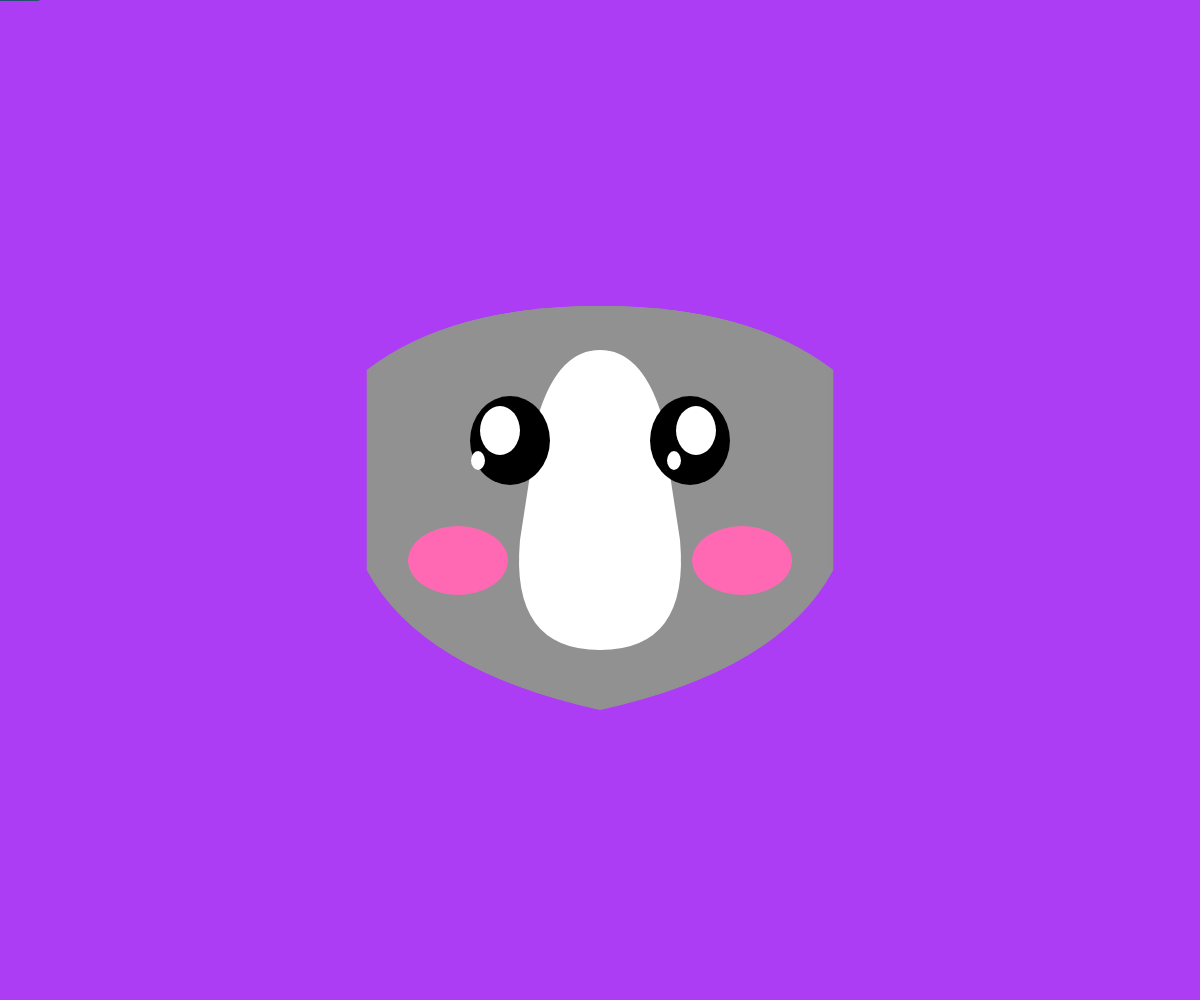
Frame 1 (no input)
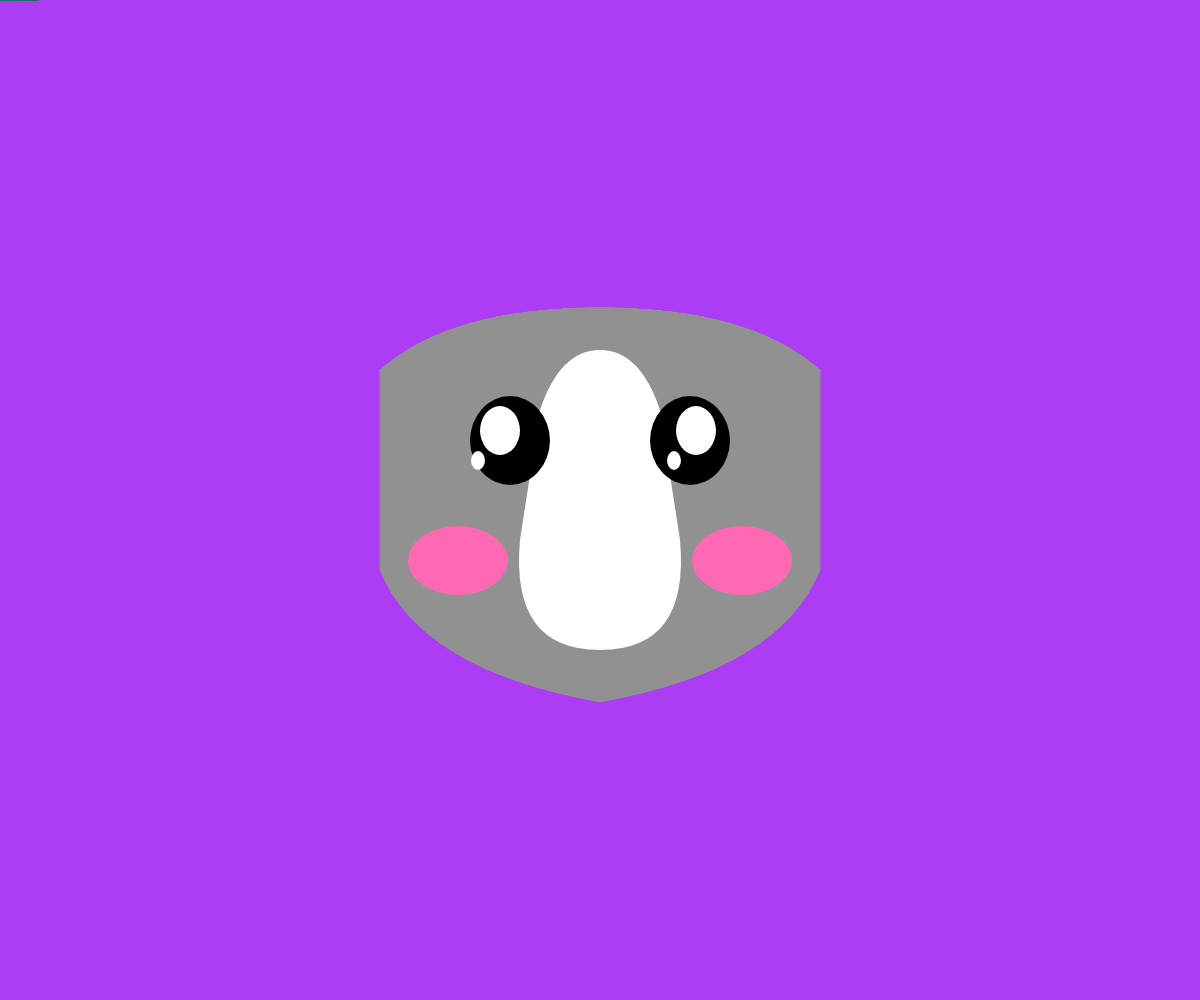
Frame 60 (no input)
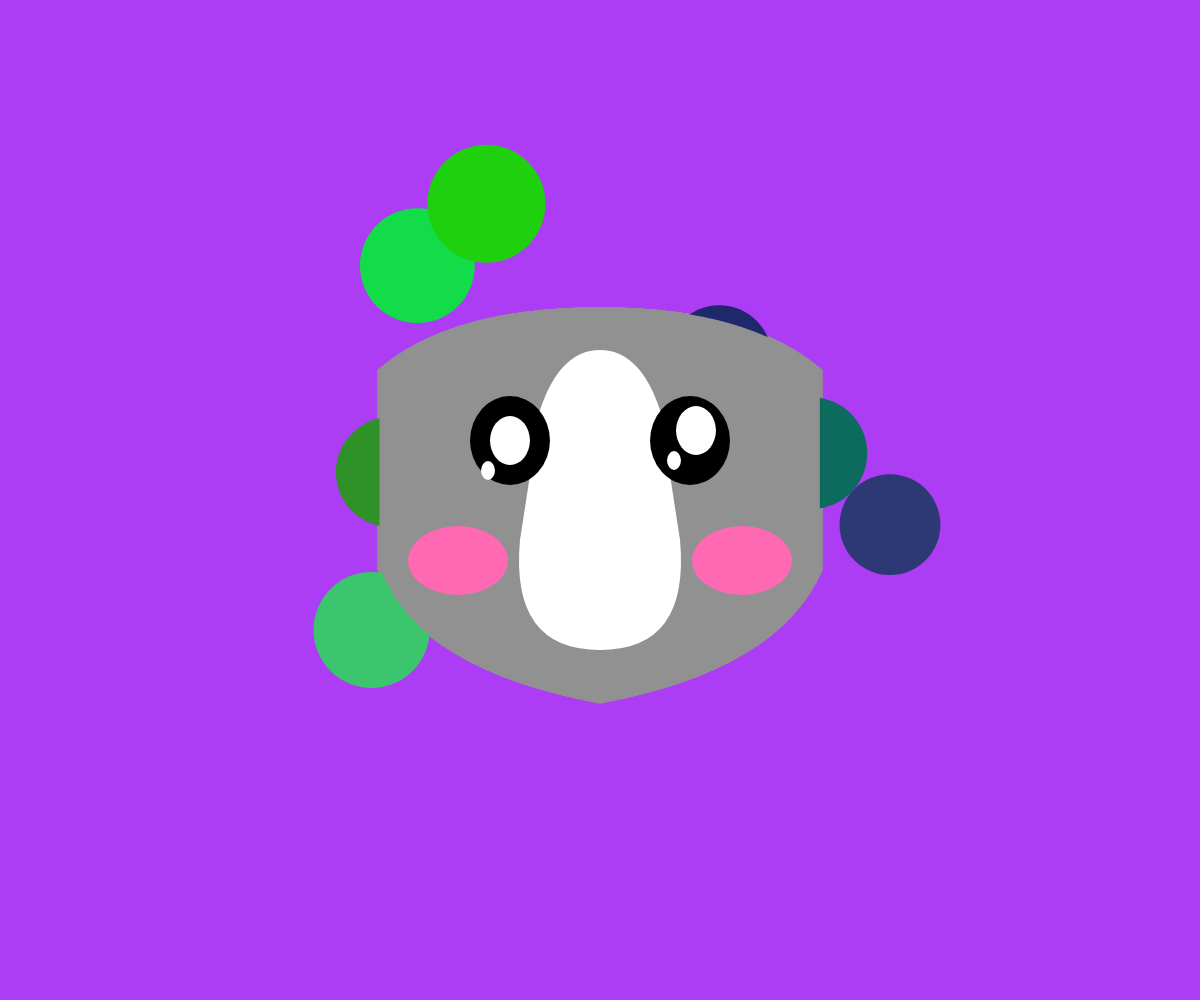
Frame 120 (the mouse pressed at the canvas centre since frame 60)

The p5.js sketch that drew these frames (run headless with seeded random() and noise() and a simulated clock; from frame 60 on, the mouse is pressed at the canvas centre):

// p5.js sketch
// ── sketch.js
//https://p5js.org
//INITIALISATION

// USE THIS FOR ONSCREEN TOGGLE BUTTONS
// var set_forehead_point = 250;
// var set_head = 180;
// var set_body_top_s = 180;
// var set_body_w_l = 0;
// var set_body_w_r = 200;
// var set_chin_curve_s = 100;
// var set_chin_point = 0;
// var set_chin_curve = 100;
// var set_chin_curve_l = 180;
// var set_chin_curve_r = 180;


// w = width, l = left, r = right, sp = start point, s = size
// Face, Manual Modification Variable
var mod_forehead_point = -80;
var mod_forehead_curve_r = 150;
var mod_forehead_curve_l = 150;
var mod_head = 70;
var mod_body_top_s = 130;
var mod_body_w_l = 0;
var mod_body_w_r = 0;
var mod_chin_point = -30;
var mod_chin_curve_s = 100 + mod_head;
var mod_chin_curve_l = 180;
var mod_chin_curve_r = 180;

// Face, variables that link to "noise" related functions
var forehead_point;
var forehead_curve_r = 0;
var forehead_curve_l = 0;
var chin_point;
var head = 0;
var body_top_s = 0;
var body_w_l = 0;
var body_w_r = 0;
var chin_curve_s = 0;
var chin_curve_l = 0;
var chin_curve_r = 0;

// Face, Manual Modification Variable
var mod_nose_forehead_point = 150;
var mod_nose_forehead_curve_r = 40;
var mod_nose_forehead_curve_l = 40;
var mod_nose_head = 40;
var mod_nose_body_top_s = 90;
var mod_nose_body_w_l = 60;
var mod_nose_body_w_r = 60;
var mod_nose_body_w_l_bot = 20;
var mod_nose_body_w_r_bot = 20;
var mod_nose_chin_point = 0;
var mod_nose_chin_curve_s = 80 + mod_head;
var mod_nose_chin_curve_l = 90;
var mod_nose_chin_curve_r = 90;

// Nose, variables that link to "noise" related functions
var nose_forehead_point = 0;
var nose_forehead_curve_r = 0;
var nose_forehead_curve_l = 0;
var nose_chin_point = 0;
var nose_head = 0;
var nose_body_top_s = 0;
var nose_body_w_l = 0;
var nose_body_w_r = 0;
var nose_body_w_l_bot = 0;
var nose_body_w_r_bot = 0;
var nose_chin_curve_s = 0;
var nose_chin_curve_l = 0;
var nose_chin_curve_r = 0;

// Eye, Pupil, Reflect, Manual Modification Variable

// Right,
var eye_r_w = 0;
var eye_r_top_h = 0;
var eye_r_bot_h = 0;

// Left,
var eye_l_w = 0;
var eye_l_top_h = 0;
var eye_l_bot_h = 0;

// Pupil,
var pupil_r_w = 0;
var pupil_r_top_h = 0;
var pupil_r_bot_h = 0;

var pupil_l_w = 0;
var pupil_l_top_h = 0;
var pupil_l_bot_h = 0;

// Reflect, value set onto both Left and right
var reflect_r_w = 0;
var reflect_r_top_h = 0;
var reflect_r_bot_h = 0;

// Cheek, Left side
var cheek_l_w = 0;
var cheek_l_top_h = 0;
var cheek_l_bot_h = 0;

// Cheek, right side
var cheek_r_w = 0;
var cheek_r_top_h = 0;
var cheek_r_bot_h = 0;



var reflect_l_w = 0;
var reflect_l_top_h = 0;
var reflect_l_bot_h = 0;

// Eye, Pupil, Reflect, Cheek, variables that link to "noise" related functions
var mod_eye_r_w = 80;
var mod_eye_r_top_h = 90;
var mod_eye_r_bot_h = 90;

var mod_pupil_r_w = 40;
var mod_pupil_r_top_h = 50;
var mod_pupil_r_bot_h = 50;

var mod_reflect_r_w = 14;
var mod_reflect_r_top_h = 20;
var mod_reflect_r_bot_h = 20;

var mod_cheek_l_w = 100;
var mod_cheek_l_top_h = 70;
var mod_cheek_l_bot_h = 70;

var mod_cheek_r_w = 100;
var mod_cheek_r_top_h = 70;
var mod_cheek_r_bot_h = 70;

// l = left, r = right, w = width, h = height, top = toop, bot = bottom, mod = modification


var mod_eye_l_w = 80;
var mod_eye_l_top_h = 90;
var mod_eye_l_bot_h = 90;

var mod_pupil_l_w = 40;
var mod_pupil_l_top_h = 50;
var mod_pupil_l_bot_h = 50;


var mod_reflect_l_w = 14;
var mod_reflect_l_top_h = 20;
var mod_reflect_l_bot_h = 20;

// Cheek Variables

// EYES
// LEFT


// Generic Variables
var smile_w = 0;
var xo = 0;
let angle = 0;

// Circle Arrays
let circleArray = [];
let arraySize = 10;


function setup() {
  // Creating a canvas according to size of the width and height of the window.
  canvas = createCanvas(windowWidth, windowHeight);
  //A for loop that creates "x" amount of circles.
  //Random functions are used here to change the set size of the circles.
  //Arrays provide an infinte number of possible circles dependant on the size of the array.
  for (let i=0; i< 10; i++){
    circleArray[i] = new Circle(width/2, height/2, random(-5, 5), random(-5, 5), random(10, 50));
  }
  // Specifying what measurements I'll be using
  angleMode(DEGREES);

  smile_w = random (70,150);
}

//RENDERING
function draw() {
  infinteCircles();
  background(173, 60, 245);
  for (let i=0; i<circleArray.length; i++){
    circleArray[i].moveFunction();
    circleArray[i].displayCircle();
  //Given "xo" a value.
  xo += 0.02;
  // BACKGROUND COLOUR


  //shapes
  ellipse(mouseX, mouseY, 80, map(mouseY, 0, height, 1, 80));

  //Function Calls
  moveme();




  //Most of my shapes are made of vertex based shapes. A initially used curveVertex to create the face but found that it didn't suit my idea. Luckily quadraticVertex saved my idea. I was able to combine curves and straight lines on in one shape which alloed me to create orginal shapes for the face. Another great thing which quadraticVertex have is the customisations of any dimension (a mixture of pivot poitns, and plain simple straight lines with the vertex function). After some heavy thinking I decided to make all the shapes as customisable as possibe. By the amount of variables I've added, I would be able to create a realistic motion of the Koala.

  //FACE
  beginShape();
  strokeWeight(20);
  point((windowWidth / 2), (windowHeight / 2));
  strokeWeight(8);
  fill(145, 145, 145)
  vertex((windowWidth / 2) - body_w_l - mod_body_w_l, (windowHeight / 2) + head + mod_head);

  quadraticVertex((windowWidth / 2) - chin_curve_l - mod_chin_curve_l, (windowHeight / 2) + chin_curve_s + mod_chin_curve_s, windowWidth / 2, (windowHeight / 2) + chin_curve_s + mod_chin_curve_s - chin_point + mod_chin_point);
  quadraticVertex((windowWidth / 2) + chin_curve_r + mod_chin_curve_r, (windowHeight / 2) + chin_curve_s + mod_chin_curve_s, (windowWidth / 2) + body_w_r + mod_body_w_r, (windowHeight / 2) + head + mod_head);

  vertex((windowWidth / 2) + body_w_r + mod_body_w_r, (windowHeight / 2) - body_top_s - mod_body_top_s);

  quadraticVertex((windowWidth / 2) + forehead_curve_r + mod_forehead_curve_r, (windowHeight / 2) - forehead_point - mod_forehead_point, windowWidth / 2, (windowHeight / 2) - forehead_point - mod_forehead_point);
  quadraticVertex((windowWidth / 2) - forehead_curve_l - mod_forehead_curve_l, (windowHeight / 2) - forehead_point - mod_forehead_point, (windowWidth / 2) - body_w_l - mod_body_w_l, (windowHeight / 2) - body_top_s -mod_body_top_s);

  vertex((windowWidth / 2) - body_w_l - mod_body_w_l, (windowHeight / 2) + head + mod_head);

  endShape();

  // I reused the "face" shape sinc it had similar sides, curves so reusing it would save time. 
  //NOSE
  beginShape();
  strokeWeight(20);
  point((windowWidth / 2), (windowHeight / 2));
  strokeWeight(8);
  fill(255, 255, 255);

  vertex((windowWidth / 2) - nose_body_w_l - mod_nose_body_w_l - nose_body_w_l_bot - mod_nose_body_w_l_bot, (windowHeight / 2) + nose_head + mod_nose_head);

  quadraticVertex((windowWidth / 2) - nose_chin_curve_l - mod_nose_chin_curve_l, (windowHeight / 2) + nose_chin_curve_s + mod_nose_chin_curve_s, windowWidth / 2, (windowHeight / 2) + nose_chin_curve_s + mod_nose_chin_curve_s - nose_chin_point + mod_nose_chin_point);
  quadraticVertex((windowWidth / 2) + nose_chin_curve_r + mod_nose_chin_curve_r, (windowHeight / 2) + nose_chin_curve_s + mod_nose_chin_curve_s, (windowWidth / 2) + nose_body_w_r + mod_nose_body_w_r + nose_body_w_r_bot + mod_nose_body_w_r_bot, (windowHeight / 2) + nose_head + mod_nose_head);

  vertex((windowWidth / 2) + nose_body_w_r + mod_nose_body_w_r, (windowHeight / 2) - nose_body_top_s - mod_nose_body_top_s);

  quadraticVertex((windowWidth / 2) + nose_forehead_curve_r + mod_nose_forehead_curve_r, (windowHeight / 2) - nose_forehead_point - mod_nose_forehead_point, windowWidth / 2, (windowHeight / 2) - nose_forehead_point - mod_nose_forehead_point);
  quadraticVertex((windowWidth / 2) - nose_forehead_curve_l - mod_nose_forehead_curve_l, (windowHeight / 2) - nose_forehead_point - mod_nose_forehead_point, (windowWidth / 2) - nose_body_w_l - mod_nose_body_w_l, (windowHeight / 2) - nose_body_top_s - mod_nose_body_top_s);

  vertex((windowWidth / 2) - nose_body_w_l - mod_nose_body_w_l - nose_body_w_l_bot - mod_nose_body_w_l_bot, (windowHeight / 2) + nose_head + mod_nose_head);

  endShape();


  // LEFT EYE
  // Translate moves the point of origin.
  // Using the translate function here has helped me group together different shapes, in this instance I have two arc's which are being drawn from the same point on the axis.

  push();
  translate((windowWidth / 2) - 90, (windowHeight / 2) - 60)
  strokeWeight(0);
  fill(0, 0, 0);
  rotate();
  angle = angle + 20;
  //PUPILS
  // The reason i've used two shapes to form a circle rather then an a single ellipse is so that I have more customisation over the entire shape which will help me make the motion seem more natural.
  // I've included two variables for each parameter I want to manage. One is for random/noise and the other will be my overide toggle to shape the eye.

  // EYE
  // TOP
  arc(0, 1, eye_l_w + mod_eye_l_w, eye_l_top_h + mod_eye_l_top_h, 180, 360, OPEN);
  // BOTTOM
  arc(0, 0, eye_l_w + mod_eye_l_w, eye_l_bot_h + mod_eye_l_bot_h, 0, 180, OPEN);

  var mapEyeX = map(mouseX, 0, width, -10, 10);
  var mapEyeY = map(mouseY, 0, height, -10, 10);

  // PUPIL
  translate(mapEyeX, mapEyeY);
  fill(255, 255, 255);
  // TOP
  arc(0, 1, pupil_l_w + mod_pupil_l_w, pupil_l_top_h + mod_pupil_l_top_h, 180, 360, OPEN);
  // BOTTOM
  arc(0, 0, pupil_l_w + mod_pupil_l_w, pupil_l_bot_h + mod_pupil_l_bot_h, 0, 180, OPEN);

  //REFLECT
  translate(-22,30)
  fill(255,255,255);
  // TOP
  arc(0, 1, reflect_l_w + mod_reflect_l_w, reflect_l_top_h + mod_reflect_l_top_h, 180, 360, OPEN);
  // BOTTOM
  arc(0, 0, reflect_l_w + mod_reflect_l_w, reflect_l_bot_h + mod_reflect_l_bot_h, 0, 180, OPEN);
  pop();

  push();
  // RIGHT EYE
  // Translate moves the point of origin.
  // Using the translate function here has helped me group together different shapes, in this instance I have two arc's which are being drawn from the same point on the axis.

  // l = left, r = right, w = width, h = height, top = toop, bot = bottom, mod = modification

  translate((windowWidth / 2) + 90, (windowHeight / 2) - 60)
  strokeWeight(0);
  fill(0, 0, 0);
  rotate();
  angle = angle + 301;

  //PUPILS
  // The reason i've used two shapes to form a circle rather then an a single ellipse is so that I have more customisation over the entire shape which will help me make the motion seem more natural.
  // I've included two variables for each parameter I want to manage. One is for random/noise and the other will be my overide toggle to shape the eye.

  // EYE
  // TOP
  arc(0, 1, eye_r_w + mod_eye_r_w, eye_r_top_h + mod_eye_r_top_h, 180, 360, OPEN);
  // BOTTOM
  arc(0, 0, eye_r_w + mod_eye_r_w, eye_r_bot_h + mod_eye_r_bot_h, 0, 180, OPEN);

  // PUPIL
  translate(6,-10);
  fill(255, 255, 255);
  // TOP
  arc(0, 1, pupil_r_w + mod_pupil_r_w, pupil_r_top_h + mod_pupil_r_top_h, 180, 360, OPEN);
  // BOTTOM
  arc(0, 0, pupil_r_w + mod_pupil_r_w, pupil_r_bot_h + mod_pupil_r_bot_h, 0, 180, OPEN);

  //REFLECT
  translate(-22,30)
  fill(255,255,255);
  // TOP
  arc(0, 1, reflect_r_w + mod_reflect_r_w, reflect_r_top_h + mod_reflect_r_top_h, 180, 360, OPEN);
  // BOTTOM
  arc(0, 0, reflect_r_w + mod_reflect_r_w, reflect_r_bot_h + mod_reflect_r_bot_h, 0, 180, OPEN);
  pop();

  // PINK CHEEKS
  push();


  translate((windowWidth / 2) - 142, (windowHeight / 2) + 60)
  strokeWeight(0);
  fill(255, 105, 180);
  rotate();
  angle = angle + 20;
  // TOP
  arc(0, 1, cheek_l_w + mod_cheek_l_w, cheek_l_top_h + mod_cheek_l_top_h, 180, 360, OPEN);
  // BOTTOM
  arc(0, 0, cheek_l_w + mod_cheek_l_w, cheek_l_bot_h + mod_cheek_l_bot_h, 0, 180, OPEN);
  pop();

  push();


    translate((windowWidth / 2) + 142, (windowHeight / 2) + 60)
    strokeWeight(0);
    fill(255, 105, 180);
    rotate();
    angle = angle + 20;
    arc(0, 1, cheek_r_w + mod_cheek_r_w, cheek_r_top_h + mod_cheek_r_top_h, 180, 360, OPEN);
    // BOTTOM
    arc(0, 0, cheek_r_w + mod_cheek_r_w, cheek_r_bot_h + mod_cheek_r_bot_h, 0, 180, OPEN);
  pop();

  push();
  var mod_smile_w = 0;

  noFill();
  translate((windowWidth / 2), (windowHeight / 2) + 162 )
  arc(0, 0, mod_smile_w + smile_w, 25, 0, 180);
  //180, 360, OPEN
  pop();

}

function moveme() {
  // var amount = map(noise(xo), 0, 3, 200, 250)
  // var amount = map(mouseY, 0, height, 100, 300);
  // var amm_body_w_r = map(noise(xo), 0, 1, 200, 255);

  // An ew variable is created to store a random range of numbers that effects the sizes of several sides on the shape.
  // Noise generates a random number between 0 to 1 and when used, the parameters that are before and after will smoothen itself so that motion is similarly leveled.
  var amm_chin_point = map(noise(xo), 0, 1, -50, -80);
  var amm_body_w_l = map(noise(xo), 0, 1, 200, 250);
  var amm_forehead_point = map(noise(xo), 0, 2.5, 270, 285);

  // Setting the values returned by the equations above into several parameters of the main shape.
  chin_point = amm_chin_point;
  body_w_r = amm_body_w_l;
  body_w_l = amm_body_w_l;
  forehead_point = amm_forehead_point;
}

// Changes the width and height of the canvas when called
function windowResize() {
  resizeCanvas(windowWidth, windowHeight);
}

// EVENT HANDLERS
// Upon resizing the window, "windowResize" will be called
window.onresize = function() {
  windowResize()
}

}

function mousePressed(){
  smile_w = random (70,150);
  for (let i=0; i< arraySize; i++){
    circleArray.push(new Circle(windowWidth/2, windowHeight/2, random(-5, 5), random(-5, 5), random(100, 120)));
  }
}

function infinteCircles(){
  let x = 1;
  //while(x < 2){
  for (let i=0; i<arraySize; i++){
    circleArray[i] = new Circle(windowWidth/2, windowHeight/2, random(-5, 5), random(-5, 5), random(100, 120));
//  }
}
}


class Circle{

  constructor(x, y, speedX, speedY, size){
    //Setup of class' variables
    this.x = x;
    this.y = y;
    this.speedX = speedX;
    this.speedY = speedY;
    this.size = size;

    this.rd = random(60);
    this.grn = random(240);
    this.bl = random(150);
    this.a = 255;

  }

  moveFunction(){
    //Motion system - current position and speed
    this.x = this.x + this.speedX;
    this.y = this.y + this.speedY;

    //Based on boundaries collision, reverse direction for x and y
    if (this.x > width || this.x<0){
      //this.speedX *= -1;
    }
    if (this.y > (height) || this.y<0){
      //this.speedY *= -1;
    }
  }

  displayCircle(){
    noStroke();
    this.fillcol = color(this.rd, this.grn, this.bl, this.a)
    fill(this.fillcol);
    ellipse(this.x, this.y, this.size, this.size);
  }

}
